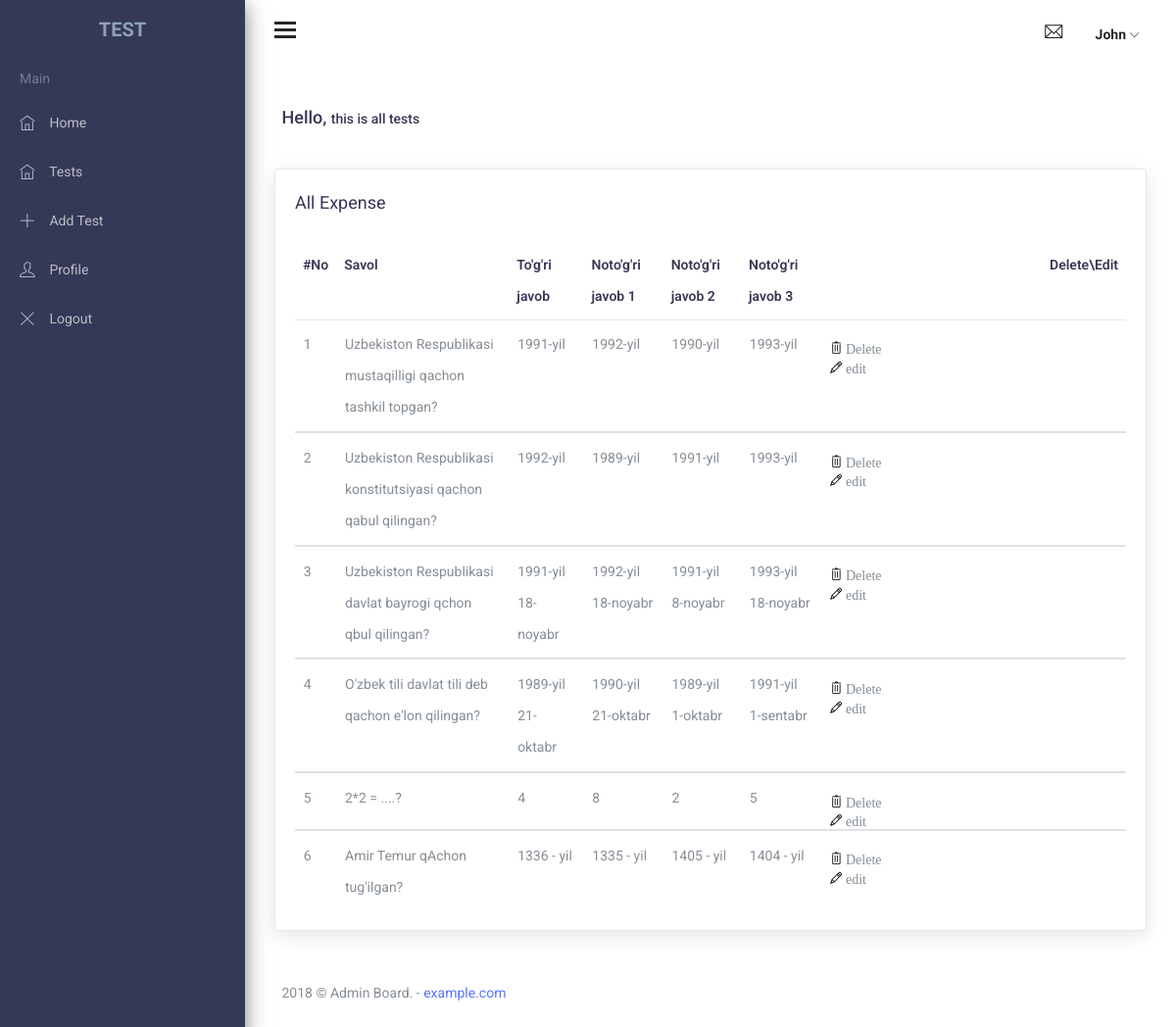
Screenshot of /view-test.php with the database file from the repository.
### tables this page shows
CREATE TABLE `quiz` (
  `id` int(11) NOT NULL,
  `savol` text NOT NULL,
  `t_javob` varchar(255) NOT NULL,
  `n_javob` varchar(255) NOT NULL,
  `n_javob2` varchar(255) NOT NULL,
  `n_javob3` varchar(255) NOT NULL
);

### com/test.php (called while the page is built, shortened)
<?php
require_once "config.php";
class Test{
    public function getTest(){
        $config = new Config();
        $obj = $config->sql("SELECT * FROM `quiz`");
        return $config->sqlArray($obj);
    }
}
?>

### com/config.php (called while the page is built, shortened)
<?php
class Config{
    private $connection;
    public function __construct()
    {
        $this->connection = new mysqli(self::HOST, self::DB_USER, self::DB_PASS, self::DB_NAME);
    }
    public function sql($query){
        return mysqli_query($this->connection, $query);
    }
    public function sqlArray($obj){
        $result = [];
        while($row = $obj->fetch_assoc()){
            $result[] = $row;
        }
        return $result;
    }
}
 ?>

### table/table-quizs.php (the view, shortened to what this page needs)
<?php
     require ("com/test.php");
     $quiz = new Test();
     $name = $quiz->getTest();
?>
<div class="content-wrap">
    <div class="main">
        <div class="container-fluid">
            <div class="row">
                <div class="col-lg-8 p-r-0 title-margin-right">
                    <div class="page-header">
                        <div class="page-title">
                            <h1>Hello, <span>this is all tests</span></h1>
                        </div>
                    </div>
                </div>
            </div>
            <section id="main-content">
                <div class="col-lg-12">
                    <div class="card">
                        <div class="card-title pr">
                            <h4>All Expense</h4>
                        </div>
                        <div class="card-body">
                            <div class="table-responsive">
                                <table class="table student-data-table m-t-20">
                                    <thead>
                                        <tr>
                                            <th>#No</th>
                                            <th>Savol</th>
                                            <th>To'g'ri javob</th>
                                            <th>Noto'g'ri javob 1</th>
                                            <th>Noto'g'ri javob 2</th>
                                            <th>Noto'g'ri javob 3</th>
                                            <th><span>Delete\Edit</span></th>
                                        </tr>
                                    </thead>
                                    <?php
            $i = 0;
            foreach ($name as $baza){
               $i++;
            ?>
                                    <tbody>
                                        <tr>
                                            <td>
                                                <?=$i?>
                                            </td>
                                            <td>
                                                <?=$baza["savol"]?>
                                            </td>
                                            <td>
                                                <?=$baza["t_javob"]?>
                                            </td>
                                            <td>
                                                <?=$baza["n_javob"]?>
                                            </td>
                                            <td>
                                                <?=$baza["n_javob2"]?>
                                            </td>
                                            <td>
                                                <?=$baza["n_javob3"]?>
                                            </td>
                                            <td>
                                                <div class="icon-container"><span class="ti-trash"><a href="edit&delete/delete.php?id=<?=$baza["id"]?>">Delete</a></span></div>
                                                <div class="icon-container"><span class="ti-pencil"><a href="view-edit-test.php?id=<?=$baza["id"]?>">edit</a></span></div>
                                            </td>
                                        </tr>
                                    </tbody>
                                    <?php
            }
        ?>
                                </table>
                            </div>
                        </div>
                    </div>
                </div>
            </section>

### view-test.php (shortened to what this page needs)
<!DOCTYPE html>
<html lang="en">
<head>
    <link href="../css/lib/calendar2/pignose.calendar.min.css" rel="stylesheet">
    <link href="../css/lib/chartist/chartist.min.css" rel="stylesheet">
    <link href="../css/lib/font-awesome.min.css" rel="stylesheet">
    <link href="../css/lib/themify-icons.css" rel="stylesheet">
    <link href="../css/lib/owl.carousel.min.css" rel="stylesheet" />
    <link href="../css/lib/owl.theme.default.min.css" rel="stylesheet" />
    <link href="../css/lib/weather-icons.css" rel="stylesheet" />
    <link href="../css/lib/menubar/sidebar.css" rel="stylesheet">
    <link href="../css/lib/bootstrap.min.css" rel="stylesheet">
    <link href="../css/lib/helper.css" rel="stylesheet">
    <link href="../css/style.css" rel="stylesheet">
</head>
<body>
<?php
require_once("inc/sidebar.php");
require_once("inc/header.php");
require_once("table/table-quizs.php");
require_once("inc/footer.php");
?>
</body>
</html>

### inc/sidebar.php
<div class="sidebar sidebar-hide-to-small sidebar-shrink sidebar-gestures">
        <div class="nano">
            <div class="nano-content">
                <ul>
                    <div class="logo"><a href="#">
                            <span>TEST</span></a></div>
                    <li class="label">Main</li>
                    <li>
                        <a href="../teacher.php" ><i class="ti-home"></i> Home <span></a>
                    </li>
                    <li>
                        <a href="../view-test.php" ><i class="ti-home"></i> Tests <span></a>
                    </li>
                    <li>
                        <a href="../addtest.php"><i class="ti-plus"></i> Add Test <span></a>
                    </li>
                    <li>
                        <a href="#"><i class="ti-user"></i> Profile</a>
                    </li>
                     <li>
                        <a><i class="ti-close"></i> Logout</a>
                    </li>
                </ul>
            </div>
        </div>
    </div>

### inc/header.php (shortened to what this page needs)
<div class="header">
        <div class="container-fluid">
            <div class="row">
                <div class="col-lg-12">
                    <div class="float-left">
                        <div class="hamburger sidebar-toggle">
                            <span class="line"></span>
                            <span class="line"></span>
                            <span class="line"></span>
                        </div>
                    </div>
                    <div class="float-right">
                        <div class="dropdown dib">
                            <div class="header-icon" data-toggle="dropdown">
                                <i class="ti-email"></i>
                            </div>
                        </div>
                        <div class="dropdown dib">
                            <div class="header-icon" data-toggle="dropdown">
                                <span class="user-avatar">John
                                    <i class="ti-angle-down f-s-10"></i>
                                </span>
                            </div>
                        </div>
                    </div>
                </div>
            </div>
        </div>

### inc/footer.php
                <div class="row">
                    <div class="col-lg-12">
                        <div class="footer">
                            <p>2018 © Admin Board. - <a href="#">example.com</a></p>
                        </div>
                    </div>
                </div>
            </div>
    </div>
</div>

### rows the page displays
quiz: savol "Uzbekiston Respublikasi mustaqilligi qachon tashkil topgan?", t_javob "1991-yil", n_javob "1992-yil", n_javob2 "1990-yil", n_javob3 "1993-yil"
quiz: savol "Uzbekiston Respublikasi konstitutsiyasi qachon qabul qilingan?", t_javob "1992-yil", n_javob "1989-yil", n_javob2 "1991-yil", n_javob3 "1993-yil"
quiz: savol "Uzbekiston Respublikasi davlat bayrogi qchon qbul qilingan?", t_javob "1991-yil 18-noyabr", n_javob "1992-yil 18-noyabr", n_javob2 "1991-yil 8-noyabr", n_javob3 "1993-yil 18-noyabr"
quiz: savol "O'zbek tili davlat tili deb qachon e'lon qilingan?", t_javob "1989-yil 21-oktabr", n_javob "1990-yil 21-oktabr", n_javob2 "1989-yil 1-oktabr", n_javob3 "1991-yil 1-sentabr"
quiz: savol "2*2 = ....?", t_javob "4", n_javob "8", n_javob2 "2", n_javob3 "5"
quiz: savol "Amir Temur qAchon tug'ilgan?", t_javob "1336 - yil", n_javob "1335 - yil", n_javob2 "1405 - yil", n_javob3 "1404 - yil"
